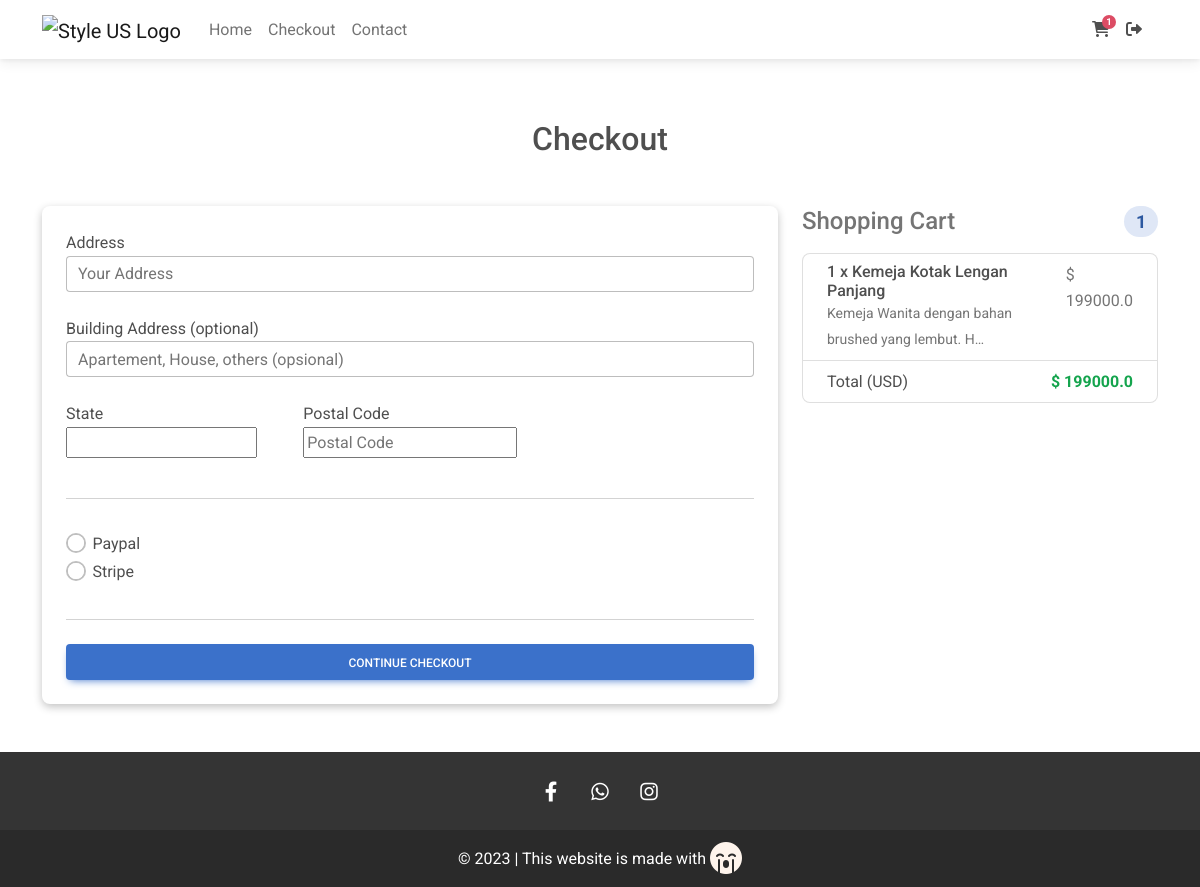
Screenshot of /checkout/ (signed in) with the database file from the repository.
### toko/models.py (models this page shows, shortened)
class Order(models.Model):
    user = models.ForeignKey(User, on_delete=models.CASCADE)
    produk_items = models.ManyToManyField(OrderProdukItem)
    tanggal_mulai = models.DateTimeField(auto_now_add=True)
    tanggal_order = models.DateTimeField(blank=True, null=True)
    ordered = models.BooleanField(default=False)
    alamat_pengiriman = models.ForeignKey('AlamatPengiriman', on_delete=models.SET_NULL, blank=True, null=True)
    payment = models.ForeignKey('Payment', on_delete=models.SET_NULL, blank=True, null=True)
    def get_total_harga_order(self):
        total = 0
        for order_produk_item in self.produk_items.all():
            total += order_produk_item.get_total_item_keseluruan()
        return round(total,2)

class OrderProdukItem(models.Model):
    user = models.ForeignKey(User, on_delete=models.CASCADE)
    ordered = models.BooleanField(default=False)
    produk_item = models.ForeignKey(ProdukItem, on_delete=models.CASCADE)
    quantity = models.IntegerField(default=1)
    def get_total_harga_diskon_item(self):
        return self.quantity * self.produk_item.harga_diskon
    def get_total_item_keseluruan(self):
        if self.produk_item.harga_diskon:
            return self.get_total_harga_diskon_item()
        return self.get_total_harga_item()

class ProdukItem(models.Model):
    nama_produk = models.CharField(max_length=100)
    harga = models.FloatField()
    harga_diskon = models.FloatField(blank=True, null=True)
    slug = models.SlugField(unique=True)
    deskripsi = models.TextField()
    gambar = models.ImageField(upload_to='product_pics')
    label = models.CharField(choices=PILIHAN_LABEL, max_length=4)
    kategori = models.CharField(choices=PILIHAN_KATEGORI, max_length=2)

### toko/views.py (the view, shortened to what this page needs)
# urls.py: path('checkout/', views.CheckoutView.as_view(), name='checkout'),
class CheckoutView(LoginRequiredMixin, generic.FormView):
    def get(self, *args, **kwargs):
        form = CheckoutForm()
        try:
            order = Order.objects.get(user=self.request.user, ordered=False)
            if order.produk_items.count() == 0:
                messages.warning(self.request, 'No products in the cart')
                return redirect('toko:home-produk-list')
        except ObjectDoesNotExist:
            order = {}
            messages.warning(self.request, 'No products in the cart')
            return redirect('toko:home-produk-list')
        context = {
            'form': form,
            'keranjang': order,
        }
        template_name = 'checkout.html'
        return render(self.request, template_name, context)

### toko/forms.py
class CheckoutForm(forms.Form):
    alamat_1 = forms.CharField(widget=forms.TextInput(attrs={'placeholder': 'Your Address', 'class': 'textinput form-control'}))
    alamat_2 = forms.CharField(required=False, widget=forms.TextInput(attrs={'placeholder': 'Apartement, House, others (opsional)', 'class': 'textinput form-control'}))
    negara = CountryField(blank_label='(Select State)').formfield(widget=CountrySelectWidget(attrs={'class': 'countryselectwidget form-select'}))
    kode_pos = forms.CharField(widget=forms.TextInput(attrs={'class': 'textinput form-outline', 'placeholder': 'Postal Code'}))
    simpan_info_alamat = forms.BooleanField(widget=forms.CheckboxInput(), required=False)
    opsi_pembayaran = forms.ChoiceField(widget=forms.RadioSelect(), choices=PILIHAN_PEMBAYARAN)

### toko/templatetags/cart_template_tags.py (called while the page is built)
@register.filter
def total_produk_dikeranjang(user):
    if user.is_authenticated:
        query = Order.objects.filter(user=user, ordered=False)
        if query.exists():
            return query[0].produk_items.count()
    return 0

### ecomm/templates/checkout.html (shortened to what this page needs)
{% extends 'base.html' %}
{% load crispy_forms_tags %}
{% block content%}
<main class="mt-5">
    <div class="container">
        <h2 class="my-5 text-center">Checkout</h2>
        <form method="POST" name="formCheckout">
            <div class="row">
                <div class="col-md-8 mb-4">
                    <div class="card p-4">
                        <p class="mb-0">
                            Address
                        </p>
                        <div class="form-outline mb-4">
                            {{ form.alamat_1 }}
                        </div>
                        <p class="mb-0">
                            Building Address (optional)
                        </p>
                        <div class="form-outline mb-4">
                            {{ form.alamat_2 }}
                        </div>
                        <div class="row">
                            <div class="col-lg-4 col-md-12 mb-4">
                                <p class="mb-0">
                                    State
                                </p>
                                    <div class="form-outline">
                                    {{ form.negara }}
                                </div>
                            </div>
                            <div class="col-lg-4 col-md-12 mb-4">
                                <p class="mb-0">
                                    Postal Code
                                </p>
                                <div class="form-outline">
                                    {{ form.kode_pos }}
                                </div>
                            </div>
                        </div>
                        <hr />
                        <div class="my-3">
                            {% for value, name in form.fields.opsi_pembayaran.choices %}
                            <div class="form-check">
                                <input class="form-check-input" type="radio" name="opsi_pembayaran" id="{{ name }}" value="{{ value }}"  required />
                                <label class="form-check-label" for="{{ name }}">{{ name }}</label>
                            </div>
                            {% endfor %}
                        </div>
                        <hr class="mb-4" />
                    <button class="btn btn-primary" type="submit" {% if order.get_total_harga_order <= 0 %}disabled{% endif %}>Continue checkout</button>
                    </div>
                </div>
                <div class="col-md-4 mb-4">
                    <h4 class="d-flex justify-content-between align-items-center mb-3">
                        <span class="text-muted">Shopping Cart</span>
                        <span class="badge rounded-pill badge-primary">{{ keranjang.produk_items.count }}</span>
                    </h4>
                    <ul class="list-group mb-3">
                        {% for belanjaan in keranjang.produk_items.all %}
                        <li class="list-group-item d-flex justify-content-between">
                            <div>
                                <h6 class="my-0">{{ belanjaan.quantity }} x {{ belanjaan.produk_item.nama_produk }}</h6>
                                <small class="text-muted">{{ belanjaan.produk_item.deskripsi|truncatechars:50 }}</small>
                            </div>
                            {% if belanjaan.produk_item.harga_diskon %}
                            <span class="text-muted">$ {{ belanjaan.get_total_harga_diskon_item }}
                            {% else %}
                            $ {{ belanjaan.get_total_harga_item}}
                            {% endif %}
                        </li>
                        {% endfor %}
                        <li class="list-group-item d-flex justify-content-between">
                            <span>Total (USD)</span>
                            <strong class="text-success">$ {{ keranjang.get_total_harga_order }}</strong>
                        </li>
                    </ul>
                </div>
            </div>
        </form>
    </div>
</main>
{% endblock content %}

### ecomm/templates/navbar.html (shortened to what this page needs)
{% load cart_template_tags %}
<nav class="navbar fixed-top navbar-expand-lg navbar-light bg-white">
    <div class="container">
        <div class="collapse navbar-collapse" id="navbarSupportedContent1">
        <a class="navbar-brand mt-2 mt-sm-0" href="#">
            <img
            src="https://img.icons8.com/?size=512&id=66756&format=png"
            height="30"
            alt="Style US Logo"
            loading="lazy"
            />
        </a>
        <ul class="navbar-nav me-auto mb-2 mb-lg-0">
            <li class="nav-item active">
            <a class="nav-link " href="/">Home</a>
            </li>
            <li class="nav-item">
            <a class="nav-link" href="{% url 'toko:checkout' %}">Checkout</a>
            </li>
            <li class="nav-item">
                <a class="nav-link" href="{% url 'toko:contact-us' %}">Contact</a>
                </li>
        </ul>
        </div>
        <div class="d-flex align-items-center">
            {% if request.user.is_authenticated %}
                <a class="nav-link me-3" href="{% url 'toko:order-summary' %}">
                    <i class="fas fa-shopping-cart"></i>
                    <span class="badge rounded-pill badge-notification bg-danger">{{ request.user|total_produk_dikeranjang }}</span>
                </a>
                <a class="nav-link me-3" href="{% url 'account_logout' %}">
                    <i class="fas fa-right-from-bracket"></i>
                </a>
            {% else %}
                <a class="nav-link me-3" href="{% url 'account_login' %}">
                <i class="fas fa-right-to-bracket"></i>
            {% endif %}
        </div>
    </div>
</nav>

### static/css/custom.css (style rules this page uses)
.card { box-shadow: rgba(0, 0, 0, 0.24) 0px 3px 8px; }

### rows the page displays
Order: produk_items.count "1", get_total_harga_order "199000.0"
OrderProdukItem: quantity "1", produk_item.nama_produk "Kemeja Kotak Lengan Panjang", produk_item.deskripsi "Kemeja Wanita dengan bahan brushed yang lembut. H…", get_total_harga_diskon_item "199000.0"

### other values shown
{{ request.user|total_produk_dikeranjang }} "1"
{{ name }} "Paypal" "Stripe"
